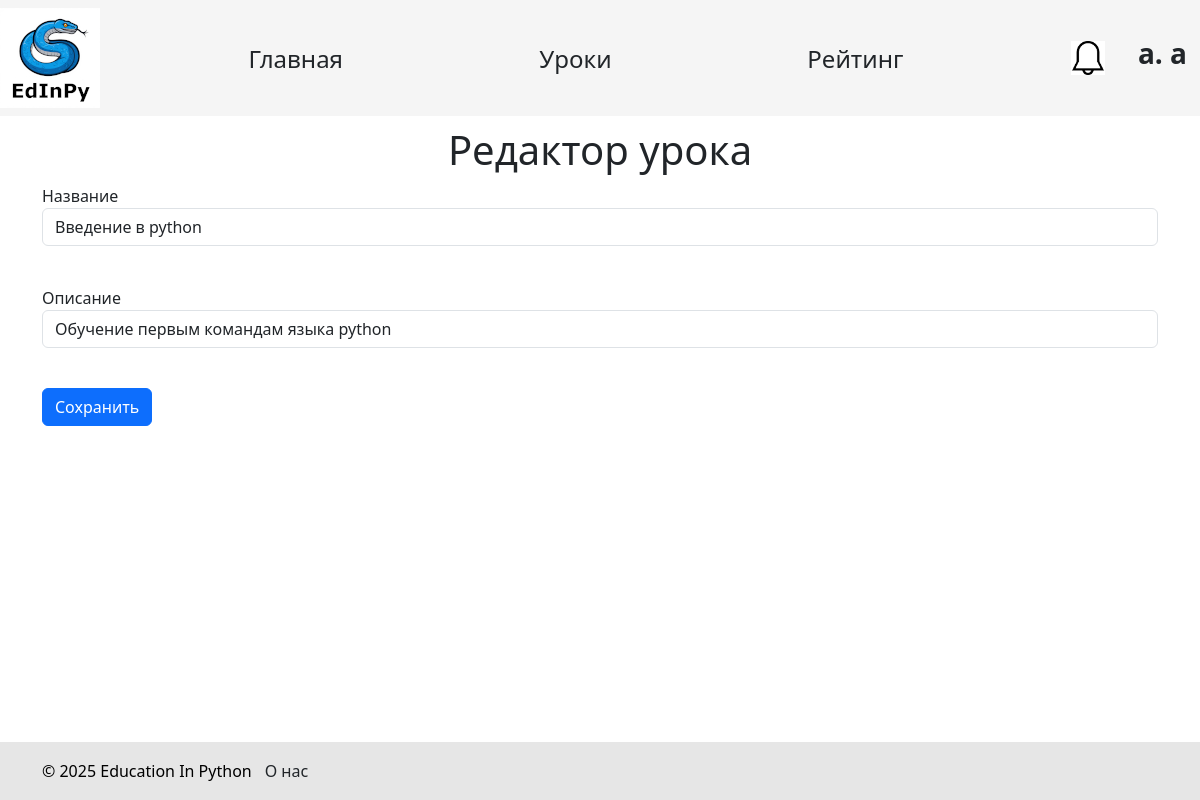
The page /lessons/edit/1 (signed in) on the database its author committed.
### data/admins.py (models this page shows, shortened)
class Admin(SqlAlchemyBase, UserMixin):
    __tablename__ = "admins"
    id = sqlalchemy.Column(sqlalchemy.Integer, primary_key=True, autoincrement=True)
    name = sqlalchemy.Column(sqlalchemy.String, nullable=True)
    surname = sqlalchemy.Column(sqlalchemy.String, nullable=True)
    age = sqlalchemy.Column(sqlalchemy.Integer, nullable=True)
    email = sqlalchemy.Column(sqlalchemy.String, index=True, unique=True, nullable=False)
    access_level = sqlalchemy.Column(sqlalchemy.Integer, nullable=True, default=1)  # уровень доступа админа
    hashed_password = sqlalchemy.Column(sqlalchemy.String, nullable=False)
    image_name = sqlalchemy.Column(sqlalchemy.Text, nullable=True, unique=True)

### data/lessons.py (models this page shows)
class Lesson(SqlAlchemyBase, SerializerMixin):
    __tablename__ = 'lessons'
    id = sqlalchemy.Column(sqlalchemy.Integer, primary_key=True, autoincrement=True)
    title = sqlalchemy.Column(sqlalchemy.String)
    description = sqlalchemy.Column(sqlalchemy.String)
    books = orm.relationship("LessonBook")
    task = orm.relationship("Task")

### main.py (the view)
@app.route('/lessons/edit/<int:lesson_id>', methods=['GET', 'POST'])
def edit_lesson(lesson_id):
    if current_user.__class__ != Admin:
        return redirect('/lessons')
    lesson_edit = LessonEdit()
    with db_session.create_session() as db_sess:
        lesson = db_sess.query(Lesson).filter(Lesson.id == lesson_id).first()
        if lesson_edit.submit.data:  # если нажали на кнопку 'сохранить'
            lesson.title = lesson_edit.title.data
            lesson.description = lesson_edit.description.data
            db_sess.commit()
            return redirect('/lessons')
        lesson_edit.title.data = lesson.title
        lesson_edit.description.data = lesson.description
    return render_template('edit_lesson.html', form=lesson_edit)

### forms/lesson.py
class LessonEdit(FlaskForm):
    title = StringField('Название')
    description = StringField('Описание')
    submit = SubmitField('Сохранить')

### data/db_session.py (called while the page is built)
def create_session() -> Session:
    global __factory
    return __factory()

### main.py (called while the page is built)
@login_manager.user_loader
def load_user(id):
    try:
        id, cl = id.split("|")
        if cl not in USER_CLASSES:
            raise Exception
        with db_session.create_session() as db_sess:
            return Session.get(entity=USER_CLASSES[cl], ident=id, self=db_sess)  # создание сессии
    except Exception:
        return None

### templates/edit_lesson.html (shortened to what this page needs)
{% extends "base.html" %}{% block content %}
<h1>Редактор урока</h1>
<form action="" method="post">
    <p>
        {{ form.title.label }}<br>
        {{ form.title(class="form-control") }}<br>
    </p>
    <p>
        {{ form.description.label }}<br>
        {{ form.description(class="form-control") }}<br>
    </p>
    <p>{{ form.submit(type="submit", class="btn btn-primary") }}</p>
</form>
{% endblock %}

### templates/base.html (shortened to what this page needs)
<!DOCTYPE html>
<html lang="ru">
  <head>
    <link
      href="https://cdn.jsdelivr.net/npm/bootstrap@5.3.3/dist/css/bootstrap.min.css"
      rel="stylesheet"
    />
    <link rel="stylesheet" href="../static/css/style.css" />
    <link rel="stylesheet" href="../static/css/base.css" />
  </head>
  <body>
    <header>
      <nav class="navbar navbar-light">
        <div class="logo">
          <a href="/">
            <img src="{{url_for('static', filename='edinpy.png')}}" />
          </a>
        </div>
        <div class="nav_buttons">
          <a href="/" type="button" class="btn main_page">Главная</a>
          <a href="/lessons" type="button" class="btn lessons">Уроки</a>
          <a href="/rating" type="button" class="btn rating">Рейтинг</a>
        </div>
        <div class="account">
          {% if current_user.is_authenticated %}
          <div class="notifications">
            {% if current_user.__class__.__name__ in ['Student', 'Teacher'] and
            current_user.has_notifications() %}
            <a href="/notifications">
              <img src="{{ url_for('static', filename='bell_black.png') }}" />
            </a>
            {% else %}
            <a href="/notifications"
              ><img src="{{ url_for('static', filename='bell_white.png') }}"
            /></a>
            {% endif %}
          </div>
          <div class="profile_user">
            <a href="/profile" class="btn"
              ><h3>
                <b>{{ current_user.name[0] }}. {{ current_user.surname }}</b>
              </h3></a
            >
          </div>
          {% endif %}
        </div>
      </nav>
    </header>
    <main role="main" class="container">{% block content %}{% endblock %}</main>
    <br /><br /><br /><br />
    <div id="footer">
      <div class="container ms-auto">
        <p>&copy; 2025 Education In Python</p>
        <a href="/about_us" class="btn about_us">О нас</a>
      </div>
    </div>
  </body>
</html>

### static/css/style.css (style rules this page uses)
h1 { text-align: center; margin: 10px auto; }

### static/css/base.css (style rules this page uses)
nav { background-color: rgb(245, 245, 245); }
.logo { align-self: flex-start; background-color: rgb(245, 245, 245); }
div.nav_buttons { flex-grow: 1; display: flex; justify-content: space-evenly; flex-wrap: wrap; }
nav>div.nav_buttons a.main_page, nav>div.nav_buttons a.lessons, nav>div.nav_buttons a.solutions, nav>div.nav_buttons a.rating { width: 7em; height: 2em; font-size: 150%; }
div.notifications { width: 33.75px; align-self: center; margin: 0 20px; }
div.notifications img { width: 100%; background-color: rgb(245, 245, 245); }
.account { display: flex; justify-content: end; }
#footer { position: fixed; left: 0; bottom: 0; padding: 10px; background: rgb(230, 230, 230); color: black; width: 100%; }
#footer .container { display: flex; flex-direction: row; justify-content: start; }
#footer .container p { margin: 0; align-self: center; }

### rows shown on the page
Admin: name "a", surname "a"
Lesson: title "Введение в python", description "Обучение первым командам языка python"
